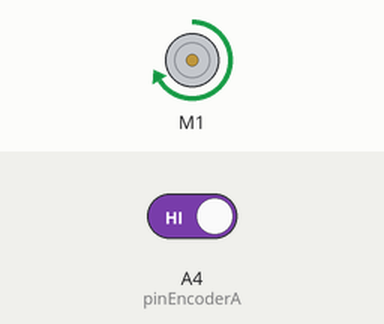
Recording of a sketch running on a simulated Arduino Uno, built with avr-gcc and run on an emulated ATmega328P. Parts: DC motor (green arrow = forward, orange = backward, longer = faster). The inputs (shaded band) are chosen by the test bench; at power-on: A4 (pinEncoderA) HIGH. What the sketch prints to the serial monitor is not drawn.

Above: at 0.1 s.
Timing chart, 0 to 1.6 s (numbered marks = the images above):
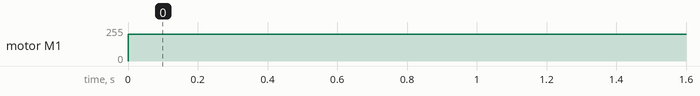

Measured:
- by itself, motor M1: stopped → forward 200/255 at 0.00 s

The sketch:

encouderMotor.ino
```cpp
#include <AFMotor.h>

const int pinEncoderA = A4; // Canal A do encoder
const int pinEncoderB = A5; // Canal B do encoder

long contador = 0;
int estadoAAnterior = LOW; // variável para armazenar o estado anterior do canal A

AF_DCMotor m1(1); // Motor M1 da Shield

void setup() {
  Serial.begin(9600);

  // Configura os pinos do encoder
  pinMode(pinEncoderA, INPUT_PULLUP);
  pinMode(pinEncoderB, INPUT_PULLUP);
  estadoAAnterior = digitalRead(pinEncoderA);

  // Configura o motor
  m1.setSpeed(200); // Velocidade de 0 a 255
  m1.run(FORWARD);  // Gira para frente
}

void loop() {
  int estadoAtual = digitalRead(pinEncoderA);

  // Detecta borda de subida do canal A
  if (estadoAAnterior == LOW && estadoAtual == HIGH) {
    if (digitalRead(pinEncoderB) == HIGH) {
      contador++;
    } else {
      contador--;
    }
  }

  estadoAAnterior = estadoAtual; // atualiza o estado anterior

  Serial.println(contador);
  delay(50); // Pequeno delay para não travar o monitor serial
}
```
